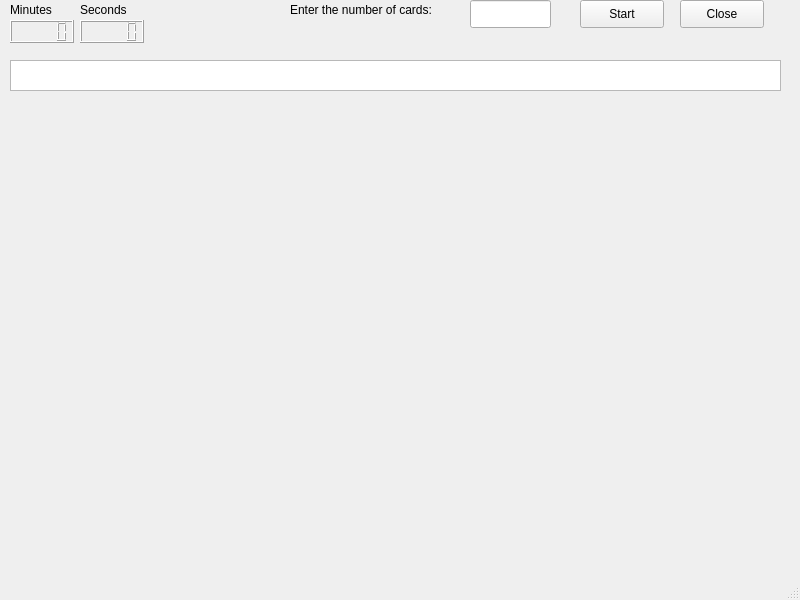
<?xml version="1.0" encoding="UTF-8"?>
<ui version="4.0">
 <class>MainWindow</class>
 <widget class="QMainWindow" name="MainWindow">
  <property name="geometry">
   <rect>
    <x>0</x>
    <y>0</y>
    <width>800</width>
    <height>600</height>
   </rect>
  </property>
  <property name="windowTitle">
   <string>MainWindow</string>
  </property>
  <widget class="QWidget" name="centralwidget">
   <widget class="QLCDNumber" name="lcd_number_min">
    <property name="geometry">
     <rect>
      <x>10</x>
      <y>20</y>
      <width>64</width>
      <height>23</height>
     </rect>
    </property>
   </widget>
   <widget class="QLCDNumber" name="lcd_number_sec">
    <property name="geometry">
     <rect>
      <x>80</x>
      <y>20</y>
      <width>64</width>
      <height>23</height>
     </rect>
    </property>
   </widget>
   <widget class="QLabel" name="label">
    <property name="geometry">
     <rect>
      <x>10</x>
      <y>0</y>
      <width>63</width>
      <height>20</height>
     </rect>
    </property>
    <property name="text">
     <string>Minutes</string>
    </property>
   </widget>
   <widget class="QLabel" name="label_2">
    <property name="geometry">
     <rect>
      <x>80</x>
      <y>0</y>
      <width>63</width>
      <height>20</height>
     </rect>
    </property>
    <property name="text">
     <string>Seconds</string>
    </property>
   </widget>
   <widget class="QLineEdit" name="card_number">
    <property name="geometry">
     <rect>
      <x>470</x>
      <y>0</y>
      <width>81</width>
      <height>28</height>
     </rect>
    </property>
   </widget>
   <widget class="QLabel" name="label_3">
    <property name="geometry">
     <rect>
      <x>290</x>
      <y>0</y>
      <width>191</width>
      <height>20</height>
     </rect>
    </property>
    <property name="text">
     <string>Enter the number of cards:</string>
    </property>
   </widget>
   <widget class="QPushButton" name="start_button">
    <property name="geometry">
     <rect>
      <x>580</x>
      <y>0</y>
      <width>84</width>
      <height>28</height>
     </rect>
    </property>
    <property name="text">
     <string>Start</string>
    </property>
   </widget>
   <widget class="QPushButton" name="close_button">
    <property name="geometry">
     <rect>
      <x>680</x>
      <y>0</y>
      <width>84</width>
      <height>28</height>
     </rect>
    </property>
    <property name="text">
     <string>Close</string>
    </property>
   </widget>
   <widget class="QTextBrowser" name="textBrowser">
    <property name="geometry">
     <rect>
      <x>10</x>
      <y>60</y>
      <width>771</width>
      <height>31</height>
     </rect>
    </property>
   </widget>
  </widget>
  <widget class="QMenuBar" name="menubar">
   <property name="geometry">
    <rect>
     <x>0</x>
     <y>0</y>
     <width>800</width>
     <height>25</height>
    </rect>
   </property>
  </widget>
  <widget class="QStatusBar" name="statusbar"/>
 </widget>
 <resources/>
 <connections>
  <connection>
   <sender>close_button</sender>
   <signal>clicked()</signal>
   <receiver>MainWindow</receiver>
   <slot>close()</slot>
   <hints>
    <hint type="sourcelabel">
     <x>721</x>
     <y>38</y>
    </hint>
    <hint type="destinationlabel">
     <x>399</x>
     <y>299</y>
    </hint>
   </hints>
  </connection>
 </connections>
</ui>
